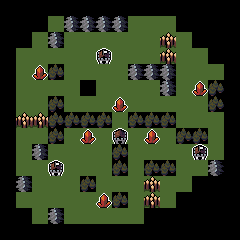

A 2D game scene composited from a Tiled map and its tileset images. What follows is a short description and the map's XML, with every tile layer's data as written:
An orthogonal 15x15 tile map with 16x16 px tiles, 3 tile layers (Tiles, Objects, Tier3), 6 hidden layers not drawn.

<map version="1.10" tiledversion="1.10.0" orientation="orthogonal" renderorder="right-down" width="15" height="15" tilewidth="16" tileheight="16" infinite="0" nextlayerid="33" nextobjectid="102">
 <editorsettings>
  <export format="MUD Templates" />
 </editorsettings>
 <tileset firstgid="1" source="../../../../tilesets/map-maker-tileset.tsx" />
 <group id="17" name="Tiles" offsetx="2.84217e-14" offsety="0">
  <properties>
   <property name="entityLayer" type="bool" value="true" />
  </properties>
  <layer id="2" name="Tiles" width="15" height="15">
   <properties>
    <property name="prototypeLayer" type="bool" value="true" />
   </properties>
   <data encoding="csv">
0,0,0,0,0,0,0,0,0,0,0,0,0,0,0,
0,0,0,1,3,3,3,3,1,1,1,0,0,0,0,
0,0,1,3,1,1,1,1,1,1,1,1,0,0,0,
0,1,1,1,1,1,1,1,1,1,1,1,1,0,0,
0,1,1,2,1,1,1,1,3,3,3,1,1,1,0,
0,1,1,1,1,0,1,1,1,1,3,1,1,2,0,
0,1,1,2,1,1,1,1,1,1,1,1,1,2,0,
0,1,1,2,2,2,2,1,2,2,2,1,1,1,0,
0,1,1,2,1,1,1,1,1,1,1,2,2,1,0,
0,1,3,1,1,1,1,2,1,1,1,1,1,1,0,
0,1,1,1,1,1,1,2,1,2,2,1,1,3,0,
0,3,1,1,1,2,1,1,1,1,1,1,0,0,0,
0,1,1,1,1,1,1,2,1,1,1,0,0,0,0,
0,0,1,3,1,1,1,1,1,0,0,0,0,0,0,
0,0,0,0,0,0,0,0,0,0,0,0,0,0,0
</data>
  </layer>
 </group>
 <group id="15" name="Objects">
  <properties>
   <property name="entityLayer" type="bool" value="true" />
  </properties>
  <layer id="10" name="Objects" width="15" height="15">
   <properties>
    <property name="prototypeLayer" type="bool" value="true" />
   </properties>
   <data encoding="csv">
0,0,0,0,0,0,0,0,0,0,0,0,0,0,0,
0,0,0,0,0,0,0,0,0,0,0,0,0,0,0,
0,0,0,0,0,0,0,0,0,0,5,0,0,0,0,
0,0,0,0,0,0,10,0,0,0,5,0,0,0,0,
0,0,14,0,0,0,0,0,0,0,0,0,0,0,0,
0,0,0,0,0,0,0,0,0,0,0,0,14,0,0,
0,0,0,0,0,0,0,14,0,0,0,0,0,0,0,
0,5,5,0,0,0,0,0,0,0,0,0,0,0,0,
0,0,0,0,0,14,0,9,0,14,0,0,0,0,0,
0,0,0,0,0,0,0,0,0,0,0,0,10,0,0,
0,0,0,10,0,0,0,0,0,0,0,0,0,0,0,
0,0,0,0,0,0,0,0,0,5,0,0,0,0,0,
0,0,0,0,0,0,14,0,0,5,0,0,0,0,0,
0,0,0,0,0,0,0,0,0,0,0,0,0,0,0,
0,0,0,0,0,0,0,0,0,0,0,0,0,0,0
</data>
  </layer>
  <objectgroup id="18" name="Portals" />
 </group>
 <group id="11" name="Extras">
  <properties>
   <property name="entityLayer" type="bool" value="true" />
  </properties>
  <group id="20" name="Zone" visible="0">
   <properties>
    <property name="componentLayer" type="bool" value="true" />
    <property name="encoding" value="uint32" />
   </properties>
   <layer id="26" name="Zone5" width="15" height="15">
    <properties>
     <property name="value" type="int" value="5" />
    </properties>
    <data encoding="csv">
0,0,0,0,0,0,0,0,0,0,0,0,0,0,0,
0,0,0,0,0,0,0,0,0,0,0,0,0,0,0,
0,0,0,0,0,0,0,0,0,0,0,0,0,0,0,
0,0,0,0,0,0,0,0,0,0,0,0,0,0,0,
0,0,0,0,0,0,0,0,0,0,0,0,0,0,0,
0,0,0,0,0,0,0,0,0,0,0,0,0,0,0,
0,0,0,0,0,0,0,0,0,0,0,0,0,0,0,
0,0,0,0,0,0,0,0,0,0,0,0,0,0,0,
0,0,0,0,0,0,0,0,0,0,0,0,0,0,0,
0,0,0,0,0,0,0,0,0,0,0,0,0,0,0,
0,0,0,0,0,0,0,0,0,0,0,0,0,0,0,
0,0,0,0,0,0,0,0,0,0,0,0,0,0,0,
0,0,0,0,0,0,0,0,0,0,0,0,0,0,0,
0,0,0,0,0,0,0,0,0,0,0,0,0,0,0,
0,0,0,0,0,0,0,0,0,0,0,0,0,0,0
</data>
   </layer>
   <layer id="24" name="Zone4" width="15" height="15">
    <properties>
     <property name="value" type="int" value="4" />
    </properties>
    <data encoding="csv">
0,0,0,0,0,0,0,0,0,0,0,0,0,0,0,
0,0,0,0,0,0,0,0,0,0,0,0,0,0,0,
0,0,0,0,0,0,0,0,0,0,0,0,0,0,0,
0,0,0,0,0,0,0,0,0,0,0,0,0,0,0,
0,0,0,0,0,0,0,0,0,0,0,0,0,0,0,
0,0,0,0,0,0,0,0,0,0,0,0,0,0,0,
0,0,0,0,0,0,0,0,0,0,0,0,0,0,0,
0,0,0,0,0,0,0,0,0,0,0,0,0,0,0,
0,0,0,0,0,0,0,0,0,0,0,0,0,0,0,
0,0,0,0,0,0,0,0,0,0,0,0,0,0,0,
0,0,0,0,0,0,0,0,0,0,0,0,0,0,0,
0,0,0,0,0,0,0,0,0,0,0,0,0,0,0,
0,0,0,0,0,0,0,0,0,0,0,0,0,0,0,
0,0,0,0,0,0,0,0,0,0,0,0,0,0,0,
0,0,0,0,0,0,0,0,0,0,0,0,0,0,0
</data>
   </layer>
   <layer id="23" name="Zone3" width="15" height="15">
    <properties>
     <property name="value" type="int" value="3" />
    </properties>
    <data encoding="csv">
0,0,0,0,0,0,0,0,0,0,0,0,0,0,0,
0,0,0,0,0,0,0,0,0,0,0,0,0,0,0,
0,0,0,0,0,0,0,0,0,0,0,0,0,0,0,
0,0,0,0,0,0,0,0,0,0,0,0,0,0,0,
0,0,0,0,0,0,0,0,0,0,0,0,0,0,0,
0,0,0,0,0,0,0,0,0,0,0,0,0,0,0,
0,0,0,0,0,0,0,0,0,0,0,0,0,0,0,
0,0,0,0,0,0,0,0,0,0,0,0,0,0,0,
0,0,0,0,0,0,0,0,0,0,0,0,0,0,0,
0,0,0,0,0,0,0,0,0,0,0,0,0,0,0,
0,0,0,0,0,0,0,0,0,0,0,0,0,0,0,
0,0,0,0,0,0,0,0,0,0,0,0,0,0,0,
0,0,0,0,0,0,0,0,0,0,0,0,0,0,0,
0,0,0,0,0,0,0,0,0,0,0,0,0,0,0,
0,0,0,0,0,0,0,0,0,0,0,0,0,0,0
</data>
   </layer>
   <layer id="22" name="Zone2" width="15" height="15">
    <properties>
     <property name="value" type="int" value="2" />
    </properties>
    <data encoding="csv">
0,0,0,0,0,0,0,0,0,0,0,0,0,0,0,
0,0,0,0,0,0,0,0,0,0,0,0,0,0,0,
0,0,0,0,0,0,0,0,0,0,0,0,0,0,0,
0,0,0,0,0,0,0,0,0,0,0,0,0,0,0,
0,0,0,0,0,0,0,0,0,0,0,0,0,0,0,
0,0,0,0,0,0,0,0,0,0,0,0,0,0,0,
0,0,0,0,0,0,0,0,0,0,0,0,0,0,0,
0,0,0,0,0,0,0,0,0,0,0,0,0,0,0,
0,0,0,0,0,0,0,0,0,0,0,0,0,0,0,
0,0,0,0,0,0,0,0,0,0,0,0,0,0,0,
0,0,0,0,0,0,0,0,0,0,0,0,0,0,0,
0,0,0,0,0,0,0,0,0,0,0,0,0,0,0,
0,0,0,0,0,0,0,0,0,0,0,0,0,0,0,
0,0,0,0,0,0,0,0,0,0,0,0,0,0,0,
0,0,0,0,0,0,0,0,0,0,0,0,0,0,0
</data>
   </layer>
   <layer id="21" name="Zone1" width="15" height="15">
    <properties>
     <property name="value" type="int" value="1" />
    </properties>
    <data encoding="csv">
0,0,0,0,0,0,0,0,0,0,0,0,0,0,0,
0,0,0,0,0,0,0,0,0,0,0,0,0,0,0,
0,0,0,0,0,0,0,0,0,0,0,0,0,0,0,
0,0,0,0,0,0,0,0,0,0,0,0,0,0,0,
0,0,0,0,0,0,0,0,0,0,0,0,0,0,0,
0,0,0,0,0,0,0,0,0,0,0,0,0,0,0,
0,0,0,0,0,0,0,0,0,0,0,0,0,0,0,
0,0,0,0,0,0,0,0,0,0,0,0,0,0,0,
0,0,0,0,0,0,0,0,0,0,0,0,0,0,0,
0,0,0,0,0,0,0,0,0,0,0,0,0,0,0,
0,0,0,0,0,0,0,0,0,0,0,0,0,0,0,
0,0,0,0,0,0,0,0,0,0,0,0,0,0,0,
0,0,0,0,0,0,0,0,0,0,0,0,0,0,0,
0,0,0,0,0,0,0,0,0,0,0,0,0,0,0,
0,0,0,0,0,0,0,0,0,0,0,0,0,0,0
</data>
   </layer>
  </group>
  <group id="27" name="Tier">
   <properties>
    <property name="componentLayer" type="bool" value="true" />
    <property name="encoding" value="uint32" />
   </properties>
   <layer id="31" name="Tier3" width="15" height="15">
    <properties>
     <property name="value" type="int" value="3" />
    </properties>
    <data encoding="csv">
0,0,0,0,0,0,0,0,0,0,0,0,0,0,0,
0,0,0,0,0,0,0,0,0,0,0,0,0,0,0,
0,0,0,0,0,0,0,0,0,0,0,0,0,0,0,
0,0,0,0,0,0,0,0,0,0,0,0,0,0,0,
0,0,0,0,0,0,0,0,0,0,0,0,0,0,0,
0,0,0,0,0,0,0,0,0,0,0,0,0,0,0,
0,0,0,0,0,0,0,0,0,0,0,0,0,0,0,
0,0,0,0,0,0,0,0,0,0,0,0,0,0,0,
0,0,0,0,0,0,0,0,0,0,0,0,0,0,0,
0,0,0,0,0,0,0,0,0,0,0,0,0,0,0,
0,0,0,0,0,0,0,0,0,0,0,0,0,0,0,
0,0,0,0,0,0,0,0,0,0,0,0,0,0,0,
0,0,0,0,0,0,0,0,0,0,0,0,0,0,0,
0,0,0,0,0,0,0,0,0,0,0,0,0,0,0,
0,0,0,0,0,0,0,0,0,0,0,0,0,0,0
</data>
   </layer>
  </group>
 </group>
 <layer id="3" name="[UNUSED] Wang" width="15" height="15" visible="0">
  <data encoding="csv">
0,0,0,0,0,0,0,0,0,0,0,0,0,0,0,
0,0,0,0,0,0,0,0,0,0,0,0,0,0,0,
0,0,0,0,0,0,0,0,0,0,0,0,0,0,0,
0,0,0,0,0,0,0,0,0,0,0,0,0,0,0,
0,0,0,0,0,0,0,0,0,0,0,0,0,0,0,
0,0,0,0,0,0,0,0,0,0,0,0,0,0,0,
0,0,0,0,0,0,0,0,0,0,0,0,0,0,0,
0,0,0,0,0,0,0,0,0,0,0,0,0,0,0,
0,0,0,0,0,0,0,0,0,0,0,0,0,0,0,
0,0,0,0,0,0,0,0,0,0,0,0,0,0,0,
0,0,0,0,0,0,0,0,0,0,0,0,0,0,0,
0,0,0,0,0,0,0,0,0,0,0,0,0,0,0,
0,0,0,0,0,0,0,0,0,0,0,0,0,0,0,
0,0,0,0,0,0,0,0,0,0,0,0,0,0,0,
0,0,0,0,0,0,0,0,0,0,0,0,0,0,0
</data>
 </layer>
</map>
